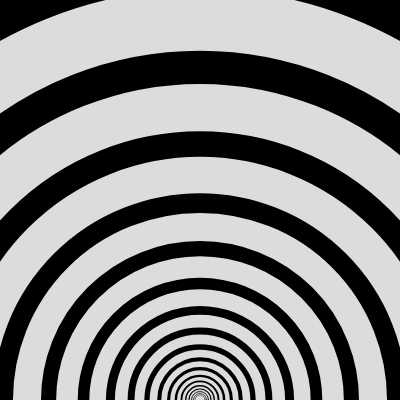
Frame 1 (no input)
Frame 2 (the mouse pressed at the canvas centre, redrawn once): blank canvas, image omitted

The p5.js sketch that drew this single still picture (run headless with seeded random() and noise() and a simulated clock; the mouse was pressed at the canvas centre and the sketch redrawn once):

// p5.js sketch
// ── sketch.js
let multiplier = 1.3;
let radius = 10;
let weight = 0.5;

function setup() {
  createCanvas(400, 400);
  stroke(0);
  noFill();
  noLoop();
}

function draw() {
  background(220);
  for (let i = 0; i < 20; i++) {
    strokeWeight(weight);
    circle(width / 2, height, radius);
    weight *= multiplier;
    radius *= multiplier;
  }
}
